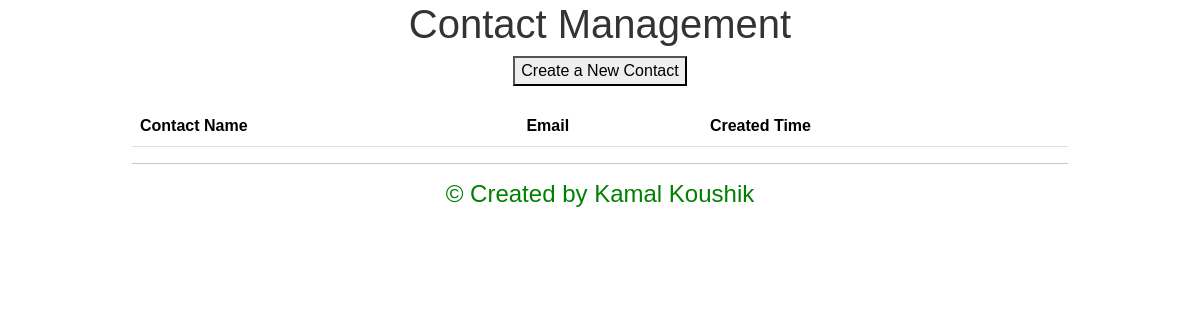
Before: / with the older database file.
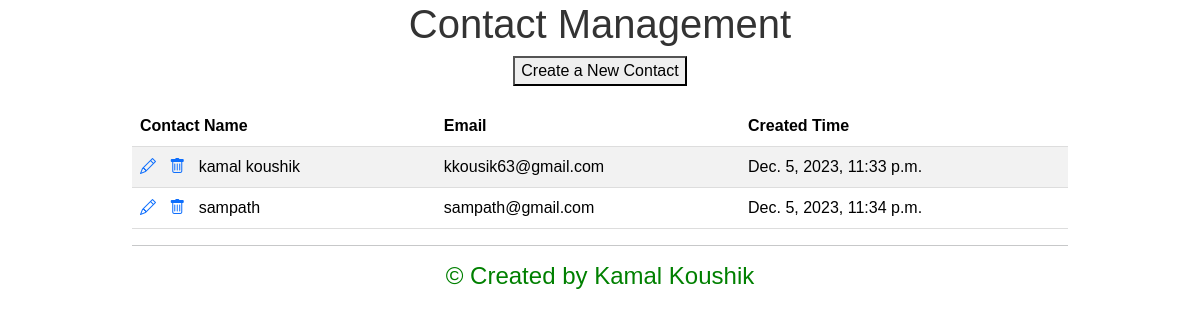
After: the same page with the newer database file.
### Contacts/models.py (models this page shows)
class Contact(models.Model):
    name = models.CharField(max_length=20, null=False,unique=True)
    email = models.EmailField(unique=True)
    notes = models.TextField(max_length=200, default="")
    created_time = models.DateTimeField(auto_now_add=True, editable=False)

### Contacts/views.py (the view)
# urls.py: path("", ContactListView.as_view(), name="contact_list"),
class ContactListView(ListView):
    model = Contact

### Contacts/templates/contacts/contact_list.html (shortened to what this page needs)
{% extends "base.html" %}
{% block content %}
<div class="centered-text" style="color: blue;">
    <h1>Contact Management</h1>
</div>
    <form action="{% url 'contact_form' %}" method="get">
    <button type="submit">Create a New Contact</button>
</form>
<table class="table table-striped">
  <thead>
    <tr>
      <th>Contact Name</th>
      <th>Email</th>
      <th>Created Time</th>
    </tr>
  </thead>
  <tbody>
    {% for contact in contact_list %}
    <tr>
      <td>
        <a class="icon-link">
          <i class="bi bi-pencil"></i>
      </a>
        <a class="icon-link">
          <i class="bi bi-trash"></i>
        </a>
        {{ contact.name }}
      </td>
      <td>
        {{ contact.email}}
      </td>
      <td>
        {{ contact.created_time}}
      </td>
    </tr>
    {% endfor %}
  </tbody>
</table>
<hr>
<div class="centered-text" style="color: green;">
    <h4>&copy; Created by Kamal Koushik</h4>
</div>
{% endblock content %}

### templates/base.html (shortened to what this page needs)
<!DOCTYPE html>
<html lang="en">
<head>
  <link href="https://cdn.jsdelivr.net/npm/bootstrap@5.3.2/dist/css/bootstrap.min.css"
    rel="stylesheet"
>
  <link rel="stylesheet"
    href="https://cdn.jsdelivr.net/npm/bootstrap-icons@1.3.0/font/bootstrap-icons.css">
</head>
<body>
  <div class="container">
    {% block content %}{% endblock content %}
  </div>
</body>
</html>

### templates/base.html (style rules this page uses)
body { font-family: Arial, sans-serif; }
.container { width: 80%; margin: 0 auto; text-align: center; }
h1 { color: #333; }
table { width: 100%; margin-top: 20px; border-collapse: collapse; }
th, td { text-align: left; padding: 8px; border-bottom: 1px solid #ddd; }
th { background-color: #f2f2f2; }

Changed rows visible on the page:
added Contact: name "kamal koushik", email "kkousik63@gmail.com", created_time "Dec. 5, 2023, 11:33 p.m."
added Contact: name "sampath", email "sampath@gmail.com", created_time "Dec. 5, 2023, 11:34 p.m."
